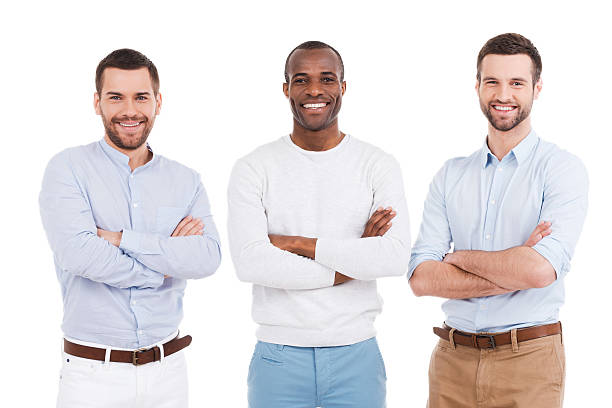
#> input picture OPEN_CV/person.jpg, 612 x 408 px
$ python 'ex56(harryis_Corner_detection).py'
#> lines starting #> are read from the running program, lines starting #| are printed output that depends on the picture; after the words box and inside, x2 and y2 are one past the last pixel; in counts of white or black regions, pixels touching at a corner belong together
import cv2
import numpy as np

# [10 lines of commented-out code are left out]
img =cv2.imread("person.jpg")
#> img is the input picture: shape (408, 612, 3); mean B, G, R 223.9, 222.2, 227.1

gr = cv2.cvtColor(img,cv2.COLOR_BGR2GRAY)
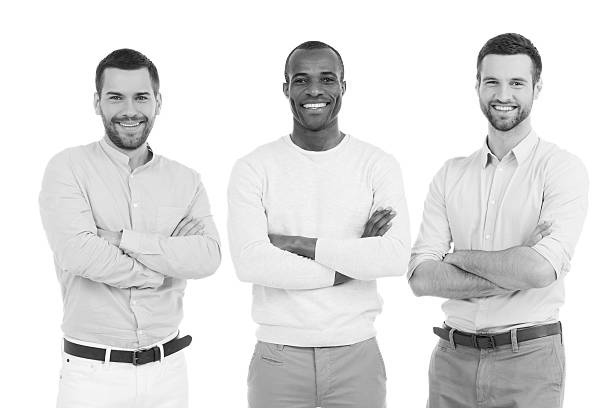
#> gr: shape (408, 612); min 0, max 255, mean 223.8
gr = np.float32(gr)
res = cv2.cornerHarris(src=gr, blockSize=2, ksize=3, k=0.04, dst=None, borderType=None)
res = cv2.dilate(res,None)
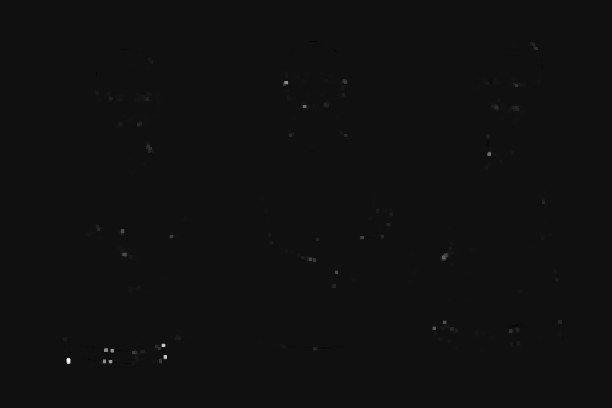
#> res: shape (408, 612) float32; min -15109888, max 219138464, mean 193661.5; drawn with min black and max white

img[res>0.01*res.max()]=[0,0,255]
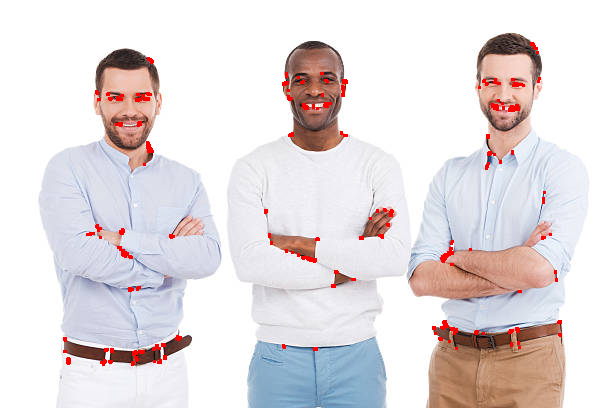
#> img: shape (408, 612, 3); 1.12% of pixels changed, all inside (x1, y1, x2, y2) = (63, 42, 562, 366)

cv2.imshow("imagr",img)
cv2.waitKey(0)
cv2.destroyAllWindows()

$ run again, with OPEN_CV/shape.png saved as OPEN_CV/person.jpg
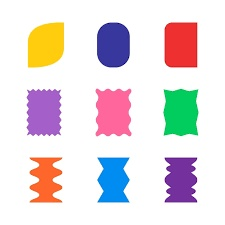
#> input picture OPEN_CV/shape.png, 225 x 225 px
#> img is the input picture: shape (225, 225, 3); mean B, G, R 222.9, 220.7, 229.4
#> `res = cv2.dilate(res,None)`:
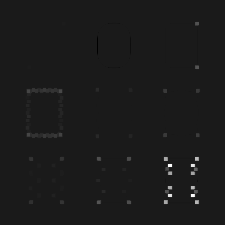
#> res: shape (225, 225) float32; min -11221159, max 96067912, mean 406533.4; drawn with min black and max white
#> `img[res>0.01*res.max()]=[0,0,255]`:
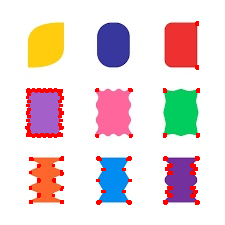
#> img: shape (225, 225, 3); 2.99% of pixels changed, all inside (x1, y1, x2, y2) = (25, 21, 200, 205)
